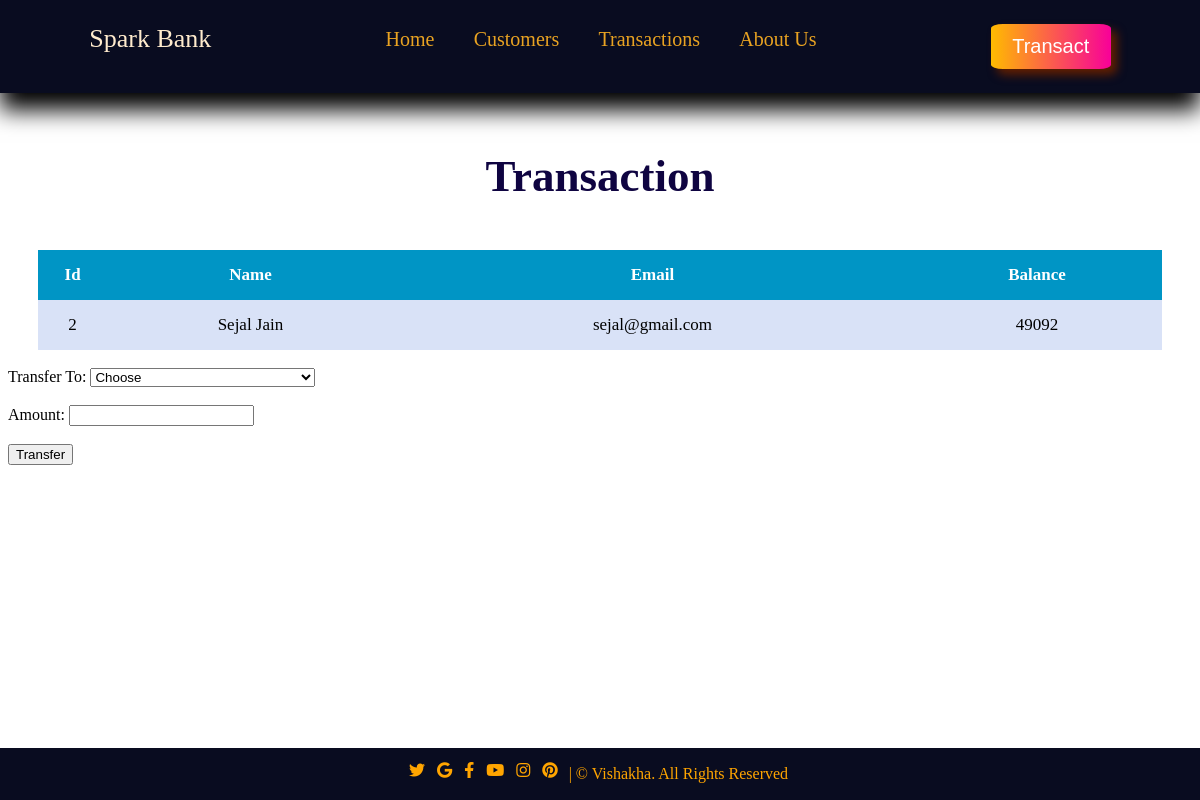
The app's page /1transaction.php?id=2 with its own data.
### tables this page shows
CREATE TABLE `users` (
  `id` int(3) NOT NULL,
  `name` text NOT NULL,
  `email` varchar(30) NOT NULL,
  `balance` int(8) NOT NULL
);

### 1transaction.php (the view, shortened to what this page needs)
<?php
include 'header.php';
?>
<div class="container">
        <center><h1>Transaction</h1></center>
            <?php
                include 'db.php';
                $sid=$_GET['id'];
                $sql = "SELECT * FROM  users where id=$sid";
                $result=mysqli_query($conn,$sql);
                $rows=mysqli_fetch_assoc($result);
            ?>
        <form method="post" name="tcredit" class="tabletext" ><br>
        <div class="user-details">
            <center>
                <table>
                    <tr>
                        <th>Id</th>
                        <th>Name</th>
                        <th>Email</th>
                        <th>Balance</th>
                    </tr>
                    <tr>
                        <td><?php echo $rows['id'] ?></td>
                        <td><?php echo $rows['name'] ?></td>
                        <td><?php echo $rows['email'] ?></td>
                        <td><?php echo $rows['balance'] ?></td>
                    </tr>
                </table>
            </center>
        </div>
        <br>
        <label>Transfer To:</label>
        <select name="to" class="form-control" required>
            <option value="" disabled selected>Choose</option>
        </select>
        <br>
        <br>
            <label>Amount:</label>
            <input type="number" class="form-control" name="amount" required>
            <br><br>
                <div class="text-center" >
            <button class="btn mt-3" name="submit" type="submit" id="myBtn">Transfer</button>
            </div>
        </form>
    <div class="space" >
    </div>
    </div>
    <?php include 'footer.php';?>

### css/style.css (style rules this page uses)
table { align-items: center; border: none; border-collapse: collapse; width: 95%; font-size: 17px; }
tr { padding: 10px; }
tr:nth-child(1) { background-color: #0095c5; color: white; padding: 2%; }
tr:nth-child(even) { background-color: #d9e2f7; }
th, td { text-align: center; padding: 1%; }
.container { top: 120px; left: 0; height: auto; z-index: -1; position: relative; background-color: rgb(255, 255, 255); bottom: 100px; }
.container h1 { text-align: center; color: rgb(15, 4, 65); font-size: 45px; font-weight: 700; }
.container .user-details table { align-items: center; border: none; border-collapse: collapse; width: 95%; height: 100px; font-size: 17px; }
.container .user-details tr { padding: 4px; }
.container .user-details tr:nth-child(1) { background-color: #0095c5; color: white; }
.container .user-details tr:nth-child(even) { background-color: #d9e2f7; }
.container .user-details th, td { text-align: center; padding: 1%; padding-top: 0; padding-bottom: 0; }
.container .space { height: 200px; color: white; }

### records on screen
users: id "2", name "Sejal Jain", email "sejal@gmail.com", balance "49092"
